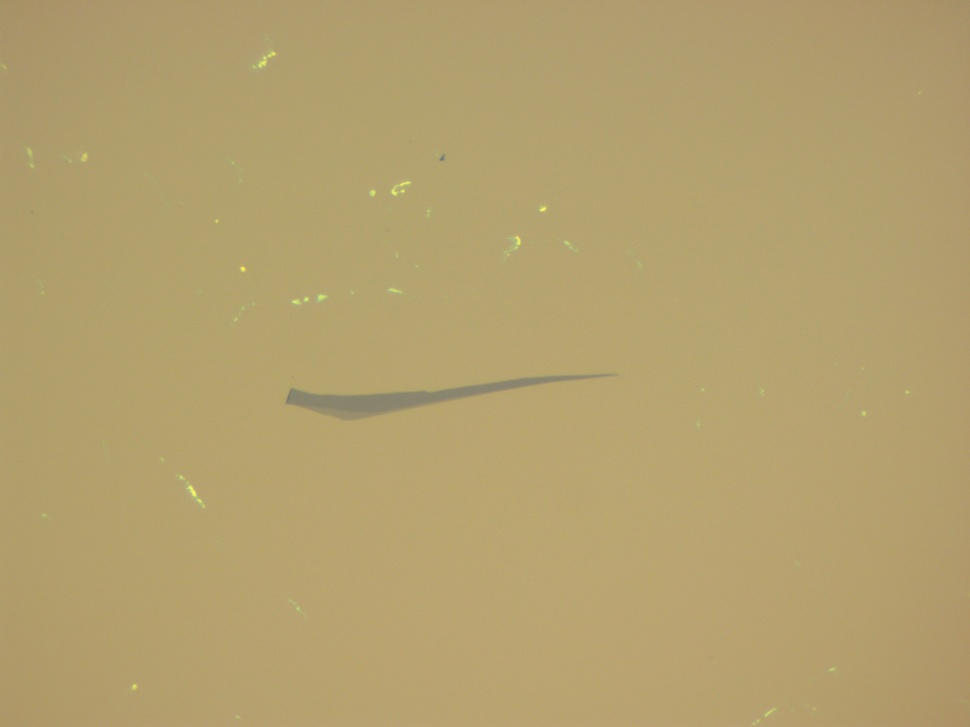
#> input picture Brody's Work/images/x20_images/0-5-20.jpg, 970 x 727 px, shrunk from 2320 x 1740 before the run
$ python -i chip_edge_classifier.py   (imports and definitions only)
#> lines starting #> are read from the running program, lines starting #| are printed output that depends on the picture; after the words box and inside, x2 and y2 are one past the last pixel; in counts of white or black regions, pixels touching at a corner belong together
import math
import cv2
import numpy as np
import matplotlib.pyplot as plt
from matplotlib import cm
from tkinter import filedialog
from scipy.signal import find_peaks

def chip_filter(image, threshold=None, sample=30, display=False):

    if (display):
        plt.imshow(cv2.cvtColor(image, cv2.COLOR_BGR2RGB))
        plt.axis("off")
        plt.show()

    if threshold:
        pass
    else:
        sample = 30
        values = image[::sample, ::sample, 0].ravel()

        hist = np.bincount(values, minlength=256)
        threshold = threshold_after_highest_peak(hist, display=display)

    blue = image[:, :, 0]

    binary = (blue >= threshold).astype(np.uint8) * 255
    h, w = binary.shape[:2]

    if (display):
        plt.imshow(cv2.cvtColor(binary, cv2.COLOR_GRAY2RGB))
        plt.axis("off")
        plt.show()

    #binary_rgb = cv2.cvtColor(binary, cv2.COLOR_GRAY2RGB)

    return binary

def threshold_after_highest_peak(hist, smoothing=30, min_prominence=0.05, display=False):

    if smoothing > 1:
        hist = np.convolve(hist, np.ones(smoothing)/smoothing, mode='same')

    abs_prominence = min_prominence * np.max(hist)

    peaks, _ = find_peaks(hist, prominence=abs_prominence)

    if display:
        plt.figure(figsize=(10,5))
        plt.bar(np.arange(256), hist, width=1, color='lightgray', label='Raw histogram')
        plt.plot(hist, color='blue', linewidth=2, label='Smoothed histogram')
        plt.scatter(peaks, hist[peaks], color='red', s=50, label='Peaks')
        plt.xlabel('Blue Intensity')
        plt.ylabel('Pixel Count')
        plt.title('Histogram of Blue Channel (Smoothed)')
        plt.legend()
        plt.show()

    if len(peaks) == 1:
        if peaks[0] < 100: return 256
        else: return 0
    elif len(peaks) == 0: return 0

    top_two_peaks = np.sort(peaks)[-2:] if len(peaks) > 1 else peaks

    threshold = (top_two_peaks[0] + top_two_peaks[1]) // 2

    if display:
        x = np.arange(256)
        plt.figure()
        plt.bar(
            x[:threshold],
            hist[:threshold],
        )
        plt.bar(
            x[threshold:],
            hist[threshold:],
        )
        plt.axvline(threshold)
        plt.xlabel("Blue Intensity")
        plt.ylabel("Pixel Count")
        plt.title(f"Histogram with Threshold = {threshold}")
        plt.show()

    return threshold

'''
image_path = filedialog.askopenfilename(filetypes=[("Images", "*.png *.jpg *.jpeg *.bmp")])
image = cv2.imread(image_path, cv2.IMREAD_COLOR)
gray_image = cv2.cvtColor(image, cv2.COLOR_BGR2GRAY)

plt.imshow(cv2.cvtColor(chip_filter(image), cv2.COLOR_GRAY2RGB))
plt.axis("off")
plt.show()
'''

>>> import cv2
>>> picture = cv2.imread("../Brody's Work/images/x20_images/0-5-20.jpg")
#> picture is the input picture: shape (727, 970, 3); mean B, G, R 110.2, 160.7, 179.5
>>> result = chip_filter(picture)
#> in chip_filter, `values = image[::sample, ::sample, 0].ravel()`: values = 825 values, max 134 at index 249, min 99 at index 0, mean 110.1
#> in chip_filter, `hist = np.bincount(values, minlength=256)`: hist = 256 values, max 126 at index 112, min 0 at index 0, mean 3.22
#> in threshold_after_highest_peak, `hist = np.convolve(hist, np.ones(smoothing)/smoothing, mode='same')`: hist = 256 values, max 27.47 at index 108, min 0 at index 0, mean 3.22
#> in threshold_after_highest_peak, `abs_prominence = min_prominence * np.max(hist)`: abs_prominence = 1.37
#> in threshold_after_highest_peak, `peaks, _ = find_peaks(hist, prominence=abs_prominence)`: peaks = [111]
#> in chip_filter, `threshold = threshold_after_highest_peak(hist, display=display)`: threshold = 0
#> in chip_filter, `blue = image[:, :, 0]`:
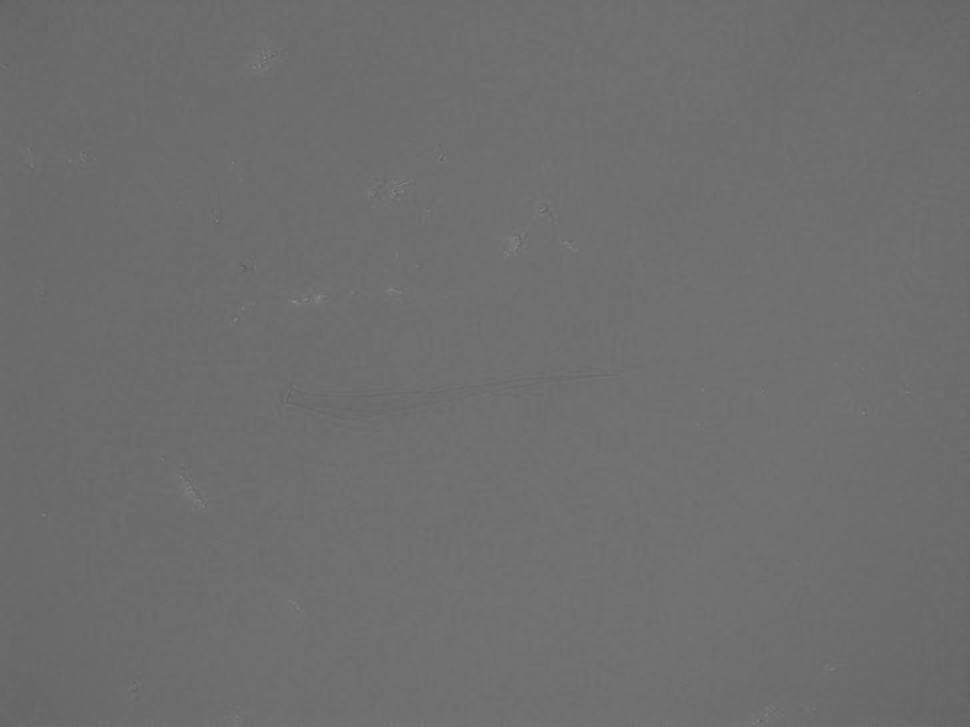
#> blue: shape (727, 970); min 93, max 142, mean 110.2
#> in chip_filter, `binary = (blue >= threshold).astype(np.uint8) * 255`: binary: shape (727, 970); every value is 255

$ run again, on Brody's Work/images/x20_images/1-5-20.jpg
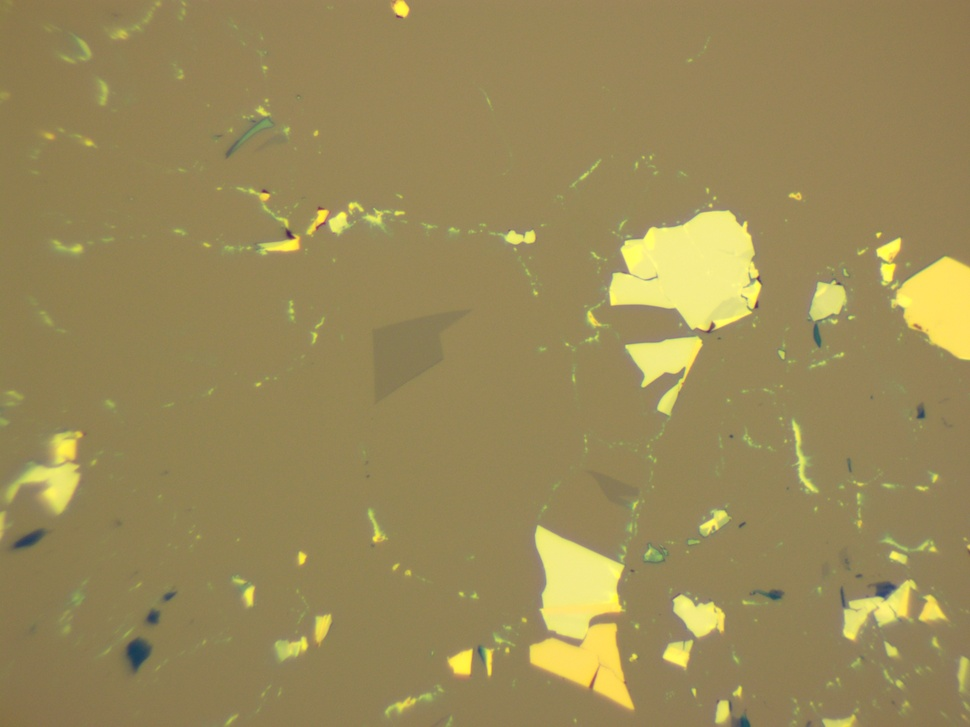
#> input picture Brody's Work/images/x20_images/1-5-20.jpg, 970 x 727 px, shrunk from 2320 x 1740 before the run
#> picture is the input picture: shape (727, 970, 3); mean B, G, R 88.2, 137.8, 153.8
#> values = 825 values, max 138 at index 287, min 68 at index 792, mean 88.12
#> in chip_filter, `hist = np.bincount(values, minlength=256)`: hist = 256 values, max 97 at index 88, min 0 at index 0, mean 3.22
#> in threshold_after_highest_peak, `hist = np.convolve(hist, np.ones(smoothing)/smoothing, mode='same')`: hist = 256 values, max 26.13 at index 90, min 0 at index 0, mean 3.22
#> abs_prominence = 1.31
#> peaks = [90]
#> threshold = 256
#> in chip_filter, `blue = image[:, :, 0]`:
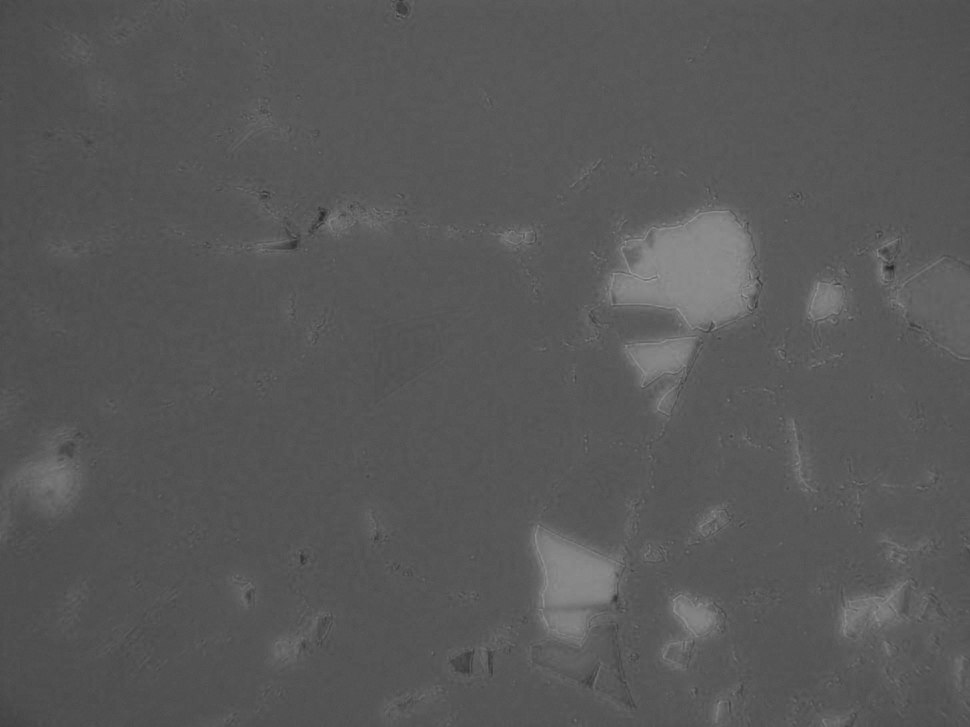
#> blue: shape (727, 970); min 34, max 157, mean 88.2
#> binary: shape (727, 970); every value is 0

$ run again, on Brody's Work/images/x20_images/4-9-20.jpg
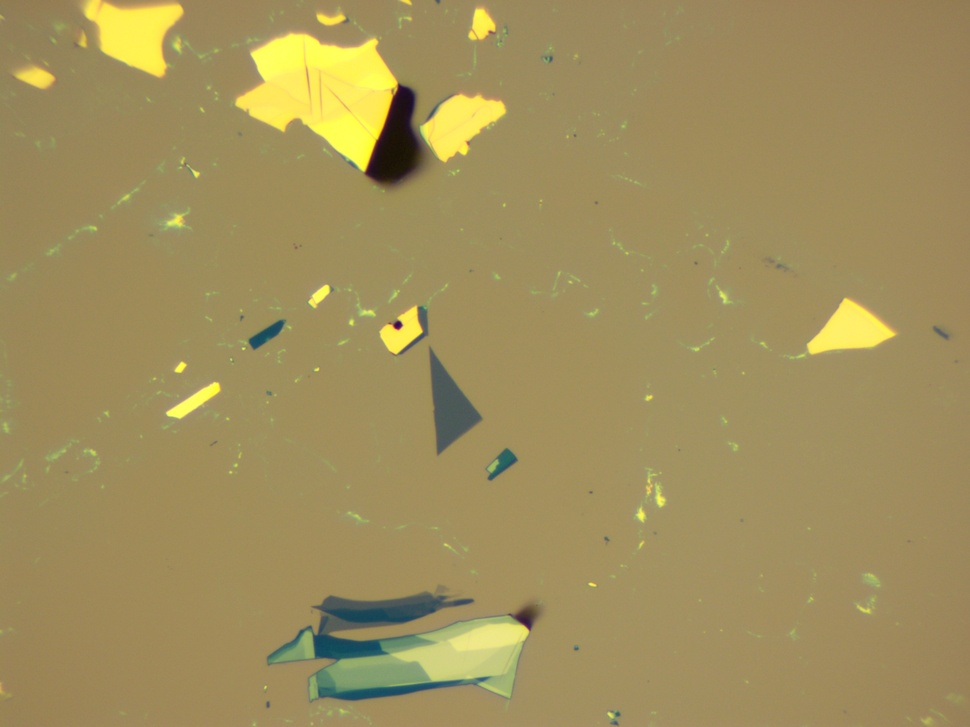
#> input picture Brody's Work/images/x20_images/4-9-20.jpg, 970 x 727 px, shrunk from 2320 x 1740 before the run
#> picture is the input picture: shape (727, 970, 3); mean B, G, R 92.1, 143.4, 160.2
#> values = 825 values, max 134 at index 741, min 9 at index 178, mean 92.08
#> in chip_filter, `hist = np.bincount(values, minlength=256)`: hist = 256 values, max 95 at index 93, min 0 at index 0, mean 3.22
#> in threshold_after_highest_peak, `hist = np.convolve(hist, np.ones(smoothing)/smoothing, mode='same')`: hist = 256 values, max 26.83 at index 93, min 0 at index 150, mean 3.22
#> abs_prominence = 1.34
#> peaks = [93]
#> threshold = 256
#> in chip_filter, `blue = image[:, :, 0]`:
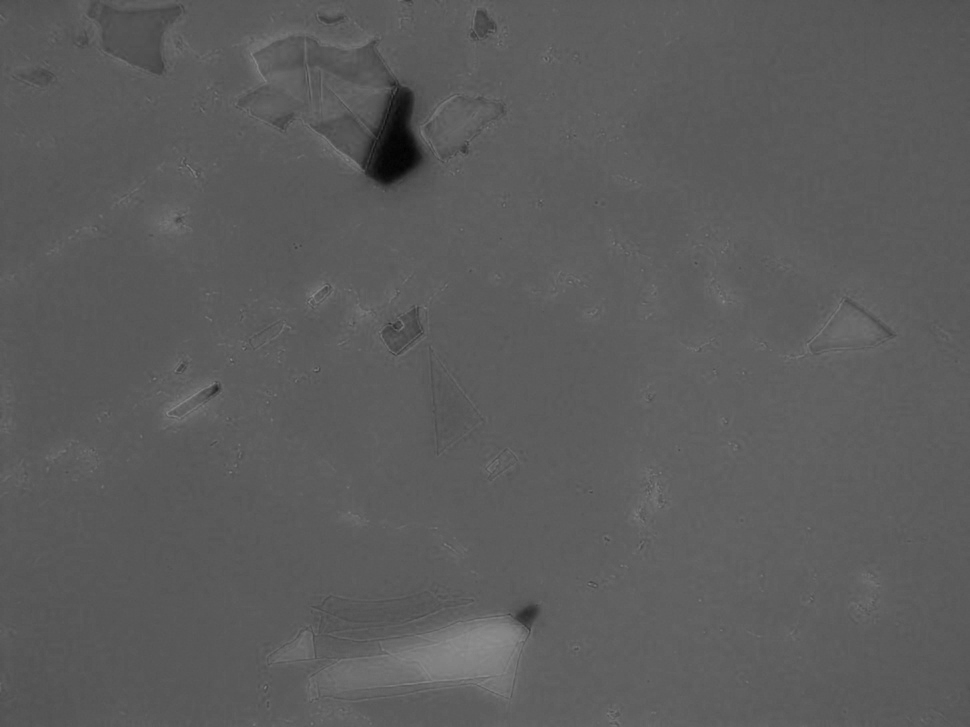
#> blue: shape (727, 970); min 1, max 142, mean 92.1
#> binary: shape (727, 970); every value is 0

$ run again, on Brody's Work/images/x20_images/5-6-20.jpg
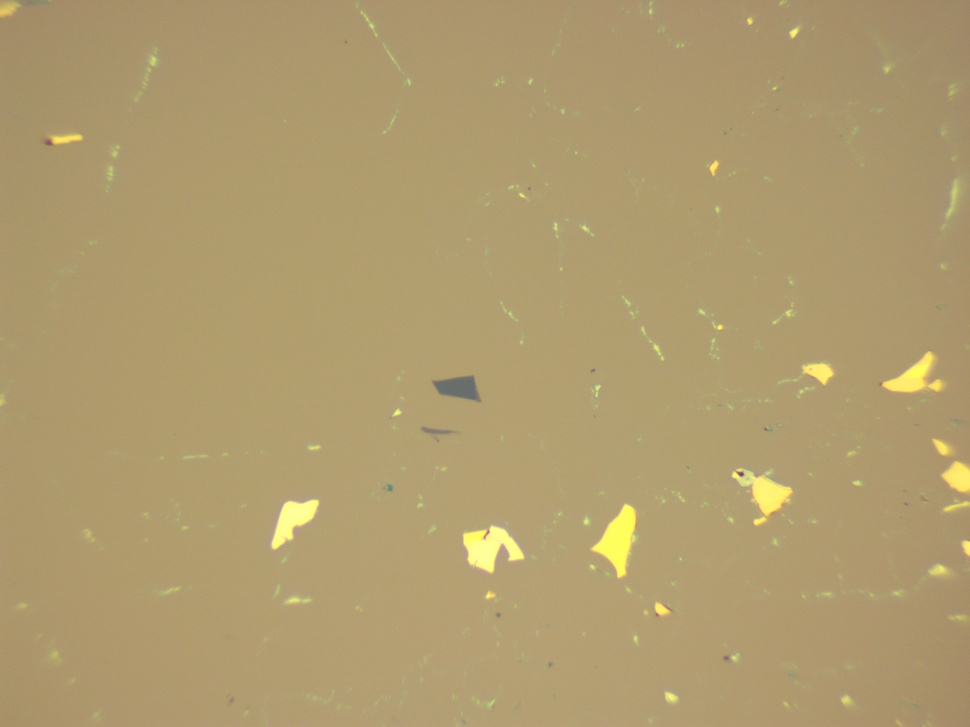
#> input picture Brody's Work/images/x20_images/5-6-20.jpg, 970 x 727 px, shrunk from 2320 x 1740 before the run
#> picture is the input picture: shape (727, 970, 3); mean B, G, R 110.3, 155.8, 175.6
#> values = 825 values, max 154 at index 571, min 87 at index 582, mean 110.2
#> in chip_filter, `hist = np.bincount(values, minlength=256)`: hist = 256 values, max 111 at index 109, min 0 at index 0, mean 3.22
#> in threshold_after_highest_peak, `hist = np.convolve(hist, np.ones(smoothing)/smoothing, mode='same')`: hist = 256 values, max 27.23 at index 108, min 0 at index 0, mean 3.22
#> abs_prominence = 1.36
#> peaks = [109, 113]
#> in threshold_after_highest_peak, `threshold = (top_two_peaks[0] + top_two_peaks[1]) // 2`: threshold = 111
#> in chip_filter, `blue = image[:, :, 0]`:
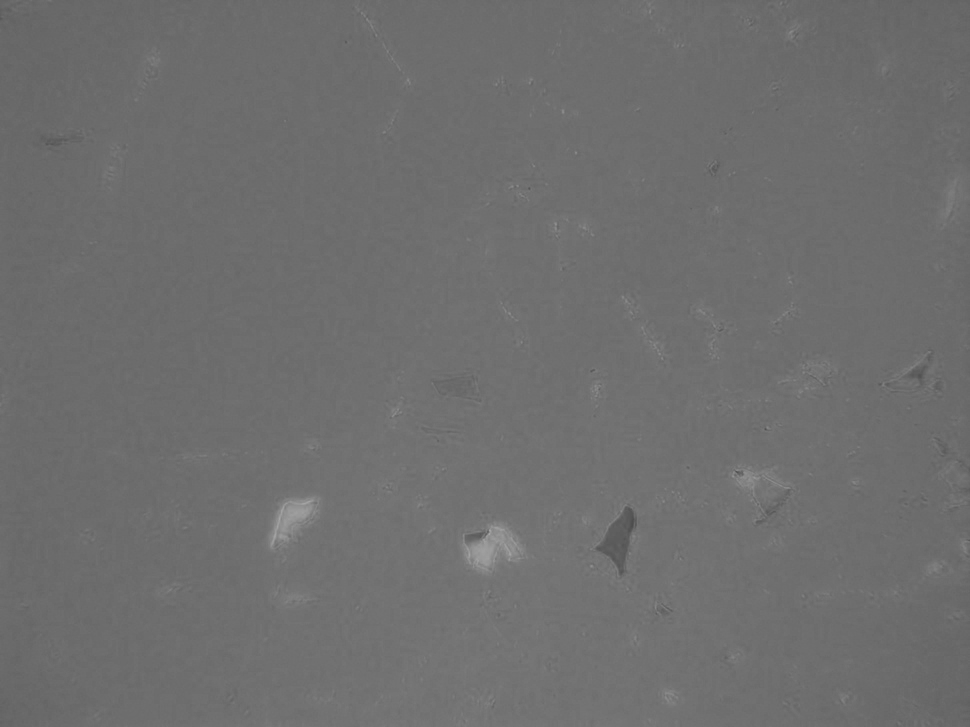
#> blue: shape (727, 970); min 76, max 165, mean 110.3
#> in chip_filter, `binary = (blue >= threshold).astype(np.uint8) * 255`:
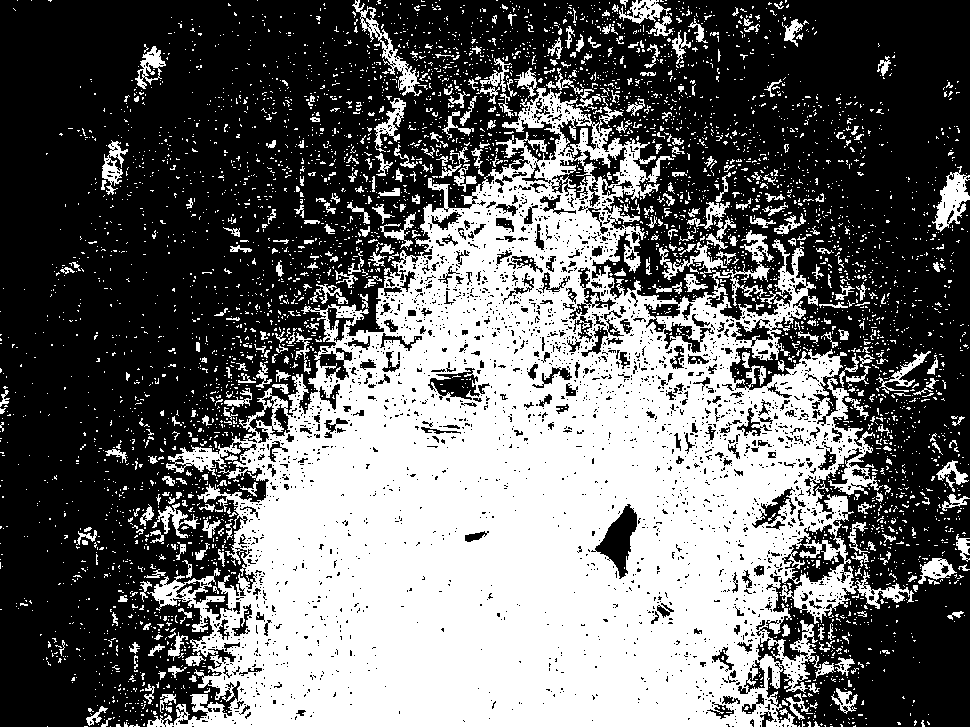
#> binary: shape (727, 970); 41.1% white; 4673 white regions (4308 under 20 px), largest, box (x1, y1, x2, y2) and area: (147, 87, 883, 727) 245313, (932, 166, 970, 232) 1148, (352, 0, 422, 96) 1115
